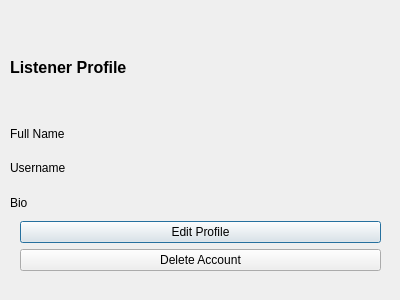
<?xml version="1.0" encoding="UTF-8"?>
<ui version="4.0">
 <class>ListenerProfileWindow</class>
 <widget class="QDialog" name="ListenerProfileWindow">
  <property name="geometry">
   <rect>
    <x>0</x>
    <y>0</y>
    <width>400</width>
    <height>300</height>
   </rect>
  </property>
  <property name="windowTitle">
   <string>Dialog</string>
  </property>
  <widget class="QWidget" name="">
   <property name="geometry">
    <rect>
     <x>10</x>
     <y>20</y>
     <width>381</width>
     <height>251</height>
    </rect>
   </property>
   <layout class="QVBoxLayout" name="verticalLayout_3">
    <item>
     <widget class="QLabel" name="label">
      <property name="text">
       <string>&lt;html&gt;&lt;head/&gt;&lt;body&gt;&lt;p&gt;&lt;span style=&quot; font-size:12pt; font-weight:700;&quot;&gt;Listener Profile&lt;/span&gt;&lt;/p&gt;&lt;/body&gt;&lt;/html&gt;</string>
      </property>
     </widget>
    </item>
    <item>
     <layout class="QVBoxLayout" name="verticalLayout">
      <property name="spacing">
       <number>10</number>
      </property>
      <item>
       <widget class="QLabel" name="fullNameLabel">
        <property name="text">
         <string>Full Name</string>
        </property>
       </widget>
      </item>
      <item>
       <widget class="QLabel" name="userNameLabel">
        <property name="text">
         <string>Username</string>
        </property>
       </widget>
      </item>
      <item>
       <widget class="QLabel" name="bioLabel">
        <property name="text">
         <string>Bio</string>
        </property>
       </widget>
      </item>
     </layout>
    </item>
    <item>
     <layout class="QVBoxLayout" name="verticalLayout_2">
      <property name="spacing">
       <number>10</number>
      </property>
      <property name="leftMargin">
       <number>10</number>
      </property>
      <property name="rightMargin">
       <number>10</number>
      </property>
      <item>
       <widget class="QPushButton" name="editProfileButton">
        <property name="text">
         <string>Edit Profile</string>
        </property>
       </widget>
      </item>
     </layout>
    </item>
    <item>
     <layout class="QHBoxLayout" name="horizontalLayout">
      <property name="spacing">
       <number>30</number>
      </property>
      <property name="leftMargin">
       <number>10</number>
      </property>
      <property name="rightMargin">
       <number>10</number>
      </property>
      <item>
       <widget class="QPushButton" name="deleteAccountButton">
        <property name="text">
         <string>Delete Account</string>
        </property>
       </widget>
      </item>
     </layout>
    </item>
   </layout>
  </widget>
 </widget>
 <resources/>
 <connections/>
</ui>
